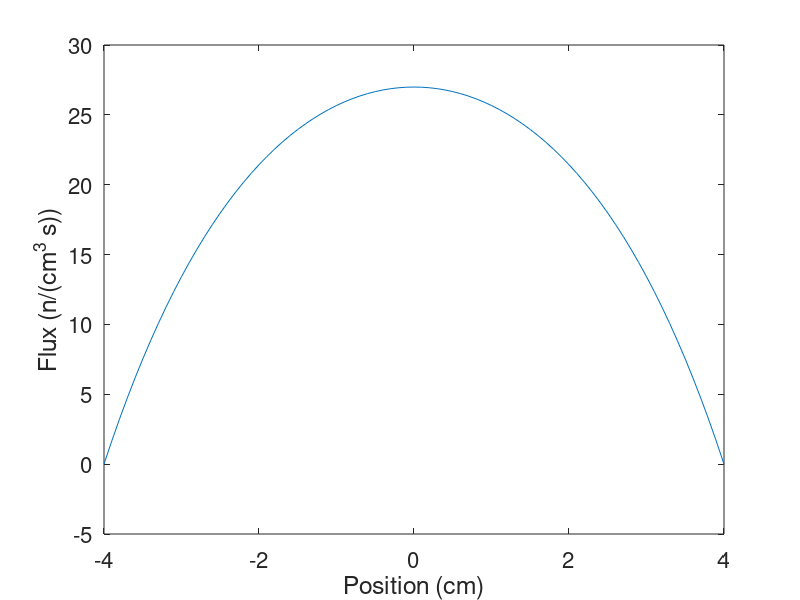

Source code (MATLAB):
%Thomas Algorithm for Gaussian Elimination HW6 - #2
%Eric Matthews
%April 6, 2015

%Matrix definition
a = 4;
h = 0.1;
Ea = 0.2;
D = 1;
L = sqrt(D/Ea);
S0 = 8;

n = (2*a)/h + 1;

S = [];
for i = 1:n
    S(i) = S0;
end


A = zeros(n);

A(1,1) = ((2*D)/(h^2)) + Ea;
A(1,2) = (-1*D)/(h^2);

for i = 2:n-1
    A(i,i) = ((2*D)/(h^2)) + Ea;
    A(i,i-1) = (-1*D)/(h^2);
    A(i,i+1) = (-1*D)/(h^2);
end

A(n,n-1) = (-1*D)/(h^2);
A(n,n) = ((2*D)/(h^2)) + Ea;

%Algorithm
u = zeros(n,1);
v = zeros(n,1);

%1
u(1) = A(1,1);
v(1) = S(1);

%2
for i = 2:n
    u(i) = A(i,i) - ((A(i,i-1) * A(i-1,i))/(u(i-1)));
    v(i) = S(i) + ((-1*A(i,i-1)*v(i-1))/(u(i-1)));
end

%3
phi = zeros(n,1);
phi(n) = (v(n))/(u(n));

%4
for i = n-1:-1:1
    phi(i) = (1/(u(i))) * (v(i) - (A(i,i+1)*phi(i+1)));
end

plot(-a:h:a,phi)
set(gca,'FontSize',16)
xlabel('Position (cm)','FontSize',18)
ylabel('Flux (n/(cm^{3} s))','FontSize',18)

pause

as = -4:0.1:4;
C = -13.00868;
anly_phi = zeros(n,1);
for i = 1:n
    anly_phi(i) = C*cosh(as(i)/L) + (S0*L^2)/D;
end

plot(-a:h:a,anly_phi)
set(gca,'FontSize',16)
xlabel('Position (cm)','FontSize',18)
ylabel('Flux (n/(cm^{3} s))','FontSize',18)